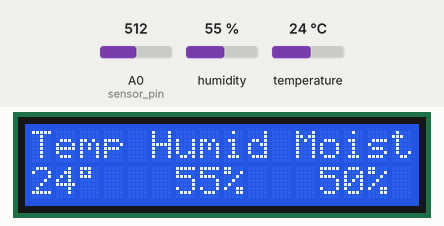
A sketch run on a simulated ESP8266 (NodeMCU). Shown: 16×2 character LCD. Inputs (shaded band) come from the test bench; at power-on: A0 (sensor_pin) = 512, humidity 55 %, temperature 24 °C. WiFi joins after 1.5 s; servers stay silent unless stated; network time is answered at once with the bench clock; the local clock reads 2024-03-15 10:24:30 at power-on unless the sketch sets it; what the sketch prints to the serial monitor is not drawn.

Above: at 6.8 s.
6.9 s: A0 (sensor_pin) set to 910
At 14.7 s:
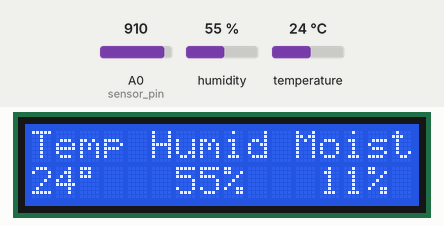
15.8 s: A0 (sensor_pin) set to 938
At 23.7 s:
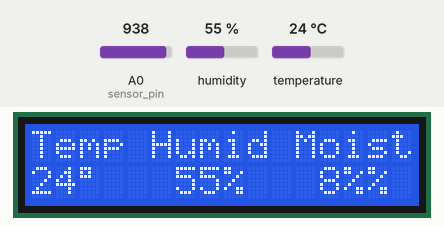
24.0 s: humidity set to 22 %
At 31.8 s:
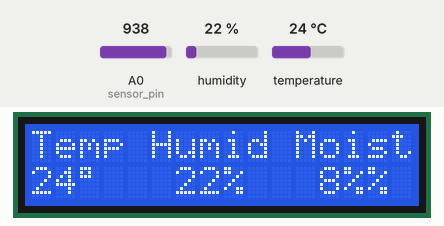
32.1 s: temperature set to 12 °C
At 39.9 s:
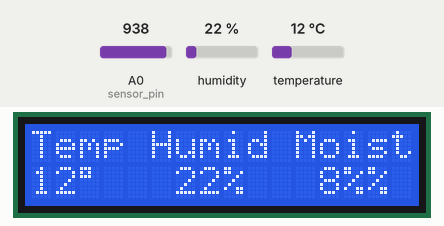
40.3 s: humidity set to 40 %
At 47.9 s:
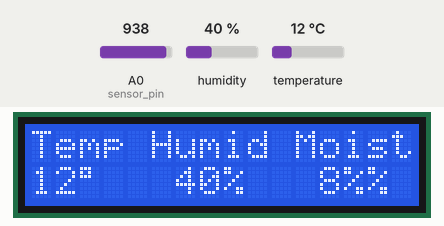
48.4 s: A0 (sensor_pin) set to 900
At 56.0 s:
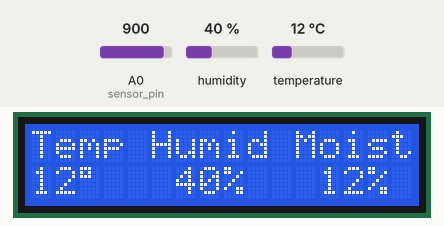
Timing chart, 0 to 57.5 s (numbered marks = the images above; inputs shaded):
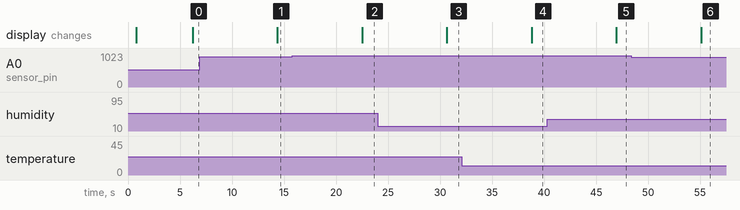

Measured:
- the behaviour switches between 925 and 926 on A0 (sensor_pin) (found by bisection; images 1 and 2)
- after the input at 6.9 s, the display: changes after 7.5 s (image 1)
- after the input at 15.8 s, the display: changes after 6.7 s (image 2)
- after the input at 24.0 s, the display: changes after 6.7 s (image 3)
- after the input at 32.1 s, the display: changes after 6.7 s (image 4)
- after the input at 40.3 s, the display: changes after 6.7 s (image 5)
- after the input at 48.4 s, the display: changes after 6.7 s (image 6)

The sketch:

Script_PlantStation.ino
```cpp
//Libraries
#include <DHT.h>
#include <ESP8266WiFi.h>
#include <FirebaseArduino.h>
#include <LiquidCrystal_I2C.h>
#include <NTPClient.h>
#include <WiFiUdp.h>

//Time setup
WiFiUDP ntpUDP;
NTPClient timeClient(ntpUDP);

//Firebase credentials
#define FIREBASE_HOST "fhrsticproject-default-rtdb.europe-west1.firebasedatabase.app"
#define FIREBASE_AUTH "2wO3ESUMn2Uqm8JC844DzjmA2rgBVwBcrOWeUBKB"

//WiFi name and password
#define WIFI_SSID "Magic2B3D"
#define WIFI_PASSWORD "HWTC5E2B3D95"
//#define WIFI_SSID "Redmi Note 8 Pro"
//#define WIFI_PASSWORD "12345678"

//Sensor definitions
#define DHTPIN D3
#define DHTTYPE DHT11
DHT dht(DHTPIN, DHTTYPE);
const int sensor_pin = A0;
LiquidCrystal_I2C lcd(0x27, 16, 2);

//Basic project information
const String PROJECT_NAME = "Plant station";
const String BOARD_NAME = "ESP8266 ESP-12E";
const String CONNECTED_SENSORS = "DHT11 + SoilMoisture";
const String BOARD_LOCATION = "Indoors";
const String PROJECT_INDEX = "0";
const String path = "/Stations/BrowseStations/" + PROJECT_INDEX;

void setup() {
  timeClient.begin();
  Serial.begin(9600);
  delay(500);

  //Sensor initialization
  dht.begin();
  delay(300);
  lcd.begin(16,2);
  lcd.init();
  lcd.backlight();

  //WiFi connection
  WiFi.begin(WIFI_SSID, WIFI_PASSWORD);
  Serial.print("Connecting to ");
  Serial.print(WIFI_SSID);
  while (WiFi.status() != WL_CONNECTED) {
    Serial.print(".");
    delay(500);
  }
  Serial.println();
  Serial.print("Connected to ");
  Serial.println(WIFI_SSID);
  Serial.print("IP Address is: ");
  Serial.println(WiFi.localIP());
  WiFi.setAutoReconnect(true);
  WiFi.persistent(true);

  //Firebase start
  Firebase.begin(FIREBASE_HOST, FIREBASE_AUTH);

  //Send data to Firebase
  Firebase.setString(path + "/BasicInfo/Name", PROJECT_NAME);
  Firebase.setString(path + "/BasicInfo/Location", BOARD_LOCATION);
  Firebase.setString(path + "/BasicInfo/Module", BOARD_NAME);
  Firebase.setString(path + "/BasicInfo/Sensors", CONNECTED_SENSORS);
}

//Firebase connection
void firebasereconnect(){
  delay(300);
  Serial.println("Trying to reconnect");
  Firebase.begin(FIREBASE_HOST, FIREBASE_AUTH);
  delay(1000);
}

void loop() {
  //Firebase reconnect
  if (Firebase.failed()){
    Serial.print("setting number failed:");
    Serial.println(Firebase.error());
    firebasereconnect();
    return;
  }

  //Temperature and humidity reading
  float h = dht.readHumidity();
  float t = dht.readTemperature();
  if (isnan(h) || isnan(t)) {
    Serial.println(F("Failed to read from DHT sensor!"));
    return;
  }
  Serial.print("Humidity: ");  Serial.print(h);
  String fireHumid = String(h);
  Serial.print("%  Temperature: ");  Serial.print(t);  Serial.println("°C ");
  String fireTemp = String(t);
  String lcdHumid = String((int)round(h)) + String("%");
  String lcdTemp = String((int)round(t));
  delay(500);

  //Soil moisture reading
  float moisture_percentage;
  moisture_percentage = ( 100.00 - ( (analogRead(sensor_pin)/1023.00) * 100.00 ) );
  Serial.print("Soil Moisture: ");
  Serial.print(moisture_percentage);
  Serial.println("%");
  String fireMoist = String(moisture_percentage);
  String lcdMoist = String((int)round(moisture_percentage)) + String("%");
  delay(500);

  //Get epoch unix timestamp
  timeClient.update();
  Serial.println(timeClient.getFormattedTime());
  Serial.println(timeClient.getEpochTime());
  String fireTime = String(timeClient.getEpochTime());
  delay(1000);

  //Send data to Firebase
  Firebase.setString(path + "/Numerical/SoilMoisture", fireMoist);
  Firebase.setString(path + "/Numerical/Humidity", fireHumid);
  Firebase.setString(path + "/Numerical/Temperature", fireTemp);
  Firebase.setString(path + "/Time/Timestamp", fireTime);
  delay(500);

  //Show data on LCD screen
  lcd.setCursor(0, 0);
  lcd.print("Temp");
  lcd.setCursor(5, 0);
  lcd.print("Humid");
  lcd.setCursor(11, 0);
  lcd.print("Moist");
  lcd.setCursor(0, 1);
  lcd.print(lcdTemp);
  lcd.setCursor(2, 1);
  lcd.print((char)223);
  lcd.setCursor(6, 1);
  lcd.print(lcdHumid);
  lcd.setCursor(12, 1);
  lcd.print(lcdMoist);
  delay(5000);
}
```
